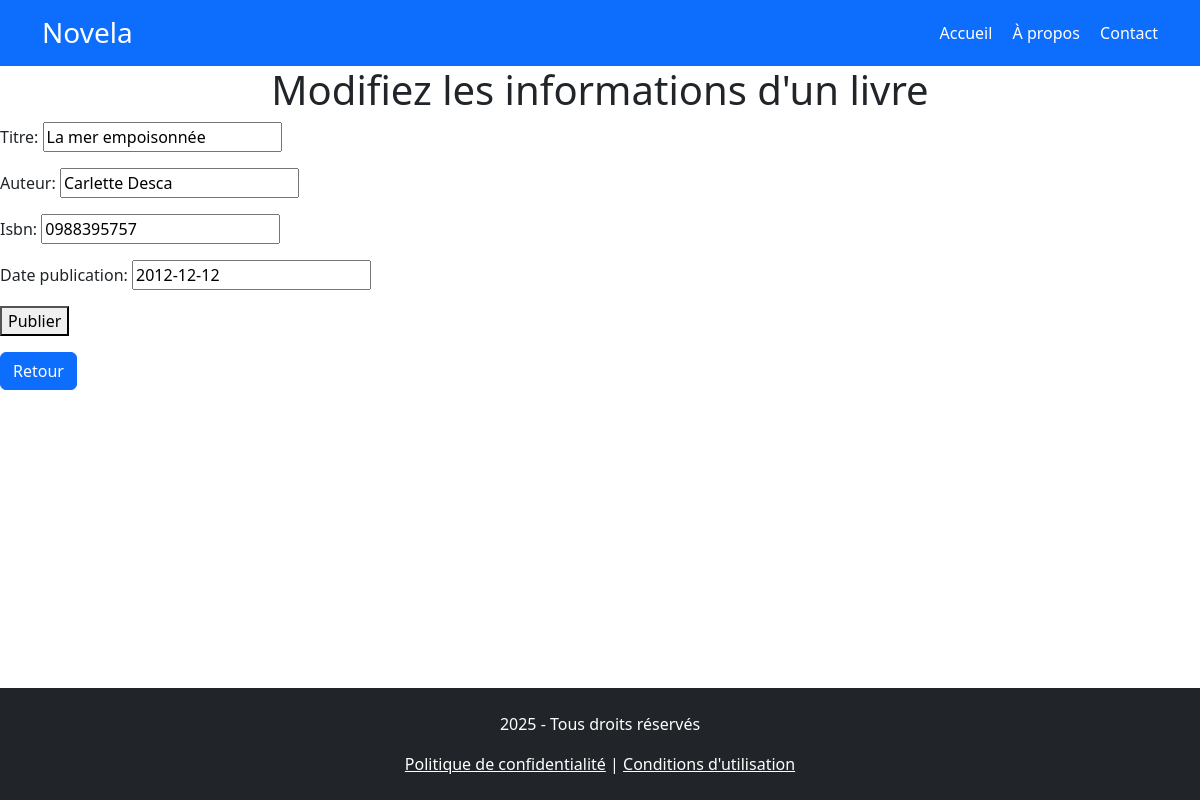
Page /livre3/modifier/ (signed in) on the committed database.
### bibliotheque/models.py (models this page shows, shortened)
class Livre(models.Model):
    titre = models.CharField(max_length=200)
    auteur = models.CharField(max_length=200)
    isbn = models.CharField(max_length=13, blank=True, null=True)
    date_publication = models.DateField()
    ajout_par = models.ForeignKey(User, on_delete=models.CASCADE)
    date_ajout = models.DateTimeField(auto_now_add = True)

### bibliotheque/views.py (the view)
# urls.py: path('livre<int:pk>/modifier/', livre_update, name='modifier_livre'),
@login_required
def livre_update(request, pk):
    livre = Livre.objects.get(pk=pk)
    if request.user != livre.ajout_par:
        return redirect('liste_livres')
    if request.method == 'POST':
        form = LivreForm(request.POST, instance=livre)
        if form.is_valid():
            form.save()
            return redirect('liste_livres')
    else:
        form = LivreForm(instance=livre)
    return render(request, 'bibliotheque/livre_form.html', {'form': form})

### bibliotheque/forms.py
class LivreForm(forms.ModelForm):
    class Meta :
        model = Livre
        fields = ['titre', 'auteur', 'isbn', 'date_publication']
        widget = {
            'date_publication': forms.DateInput(attrs={'type':'date'}),
        }

### bibliotheque/templates/bibliotheque/livre_form.html (shortened to what this page needs)
<link href="https://cdn.jsdelivr.net/npm/bootstrap@5.3.5/dist/css/bootstrap.min.css" rel="stylesheet">
<header class="bg-primary text-white py-3">
    <div class="container d-flex justify-content-between align-items-center">
      <h1 class="h3 mb-0">Novela</h1>
      <nav>
        <a href="#" class="text-white me-3 text-decoration-none">Accueil</a>
        <a href="#" class="text-white me-3 text-decoration-none">À propos</a>
        <a href="#" class="text-white text-decoration-none">Contact</a>
      </nav>
    </div>
  </header>
<h1 class="text-center">{% if form.instance.pk %}Modifiez{% else %}Entrez{% endif %} les informations d'un livre</h1>
<form method="post">
    {{ form.as_p }}
    <button type="submit">Publier</button>
</form>
<a class="btn btn-primary" href="{% url 'liste_livres' %}">Retour</a>
<footer class="bg-dark text-white text-center py-4 fixed-bottom">
    <p>2025 - Tous droits réservés</p>
    <a href="#" class="text-white">Politique de confidentialité</a> |
    <a href="#" class="text-white">Conditions d'utilisation</a>
</footer>

### rows in the picture
Livre: titre "La mer empoisonnée", auteur "Carlette Desca", isbn "0988395757", date_publication "2012-12-12"
